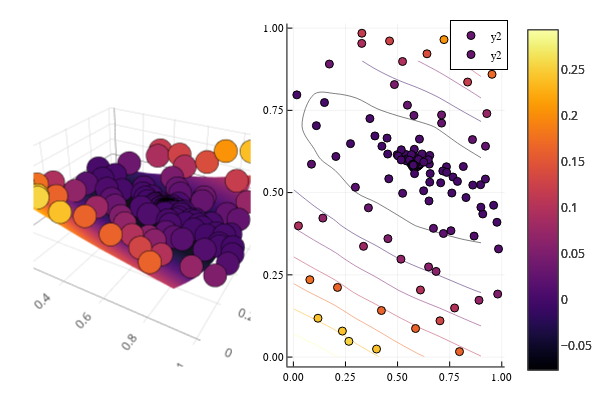

This figure's notebook cell:
### Markdown cell above
Let's plot the objective function, **holding $\beta_2$ to its true value**:

### Code cell
p1 = plot(collect(lower_bound[1]:0.1:upper_bound[1]), collect(lower_bound[2]:0.1:upper_bound[2]), (x, y) -> kriging_surrogate([x y beta0[2]]), linetype=:surface)
xs = [xy[1] for xy in xys]
ys = [xy[2] for xy in xys]
gg(x) = g([x[1]; x[2]; beta0[2]])
zs = gg.(xys) 
scatter!(xs, ys, zs, marker_z=zs)
p2 = contour(collect(lower_bound[1]:0.1:upper_bound[1]), collect(lower_bound[2]:0.1:upper_bound[2]), (x, y) -> kriging_surrogate([x y beta0[2]]))
scatter!(xs, ys, marker_z=zs) # hide
plot(p1, p2) # hide
